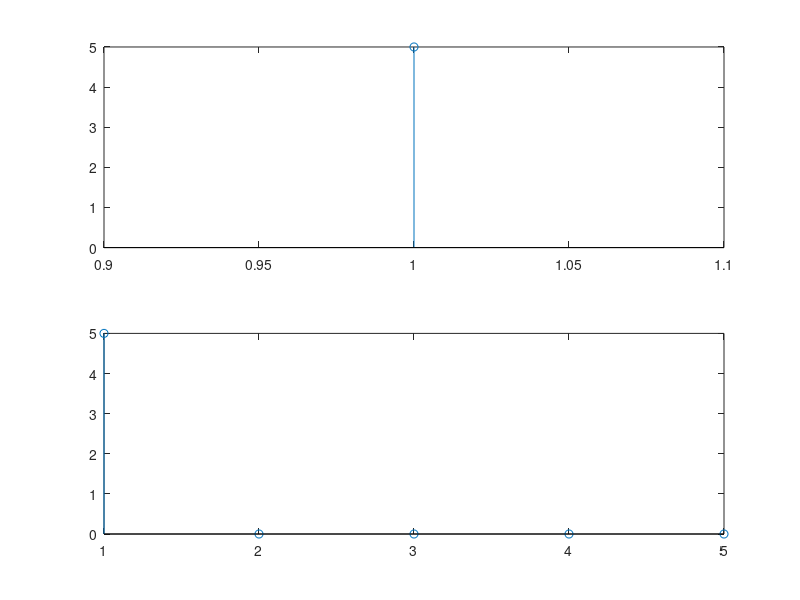

MATLAB code for this plot:
clc;
close all;
x=input('enter input sequence');
l=input('enter sampling factor');
y=upsample(x,l);
subplot(2,1,1);
stem(x);
subplot(2,1,2);
stem(y);
disp(y);